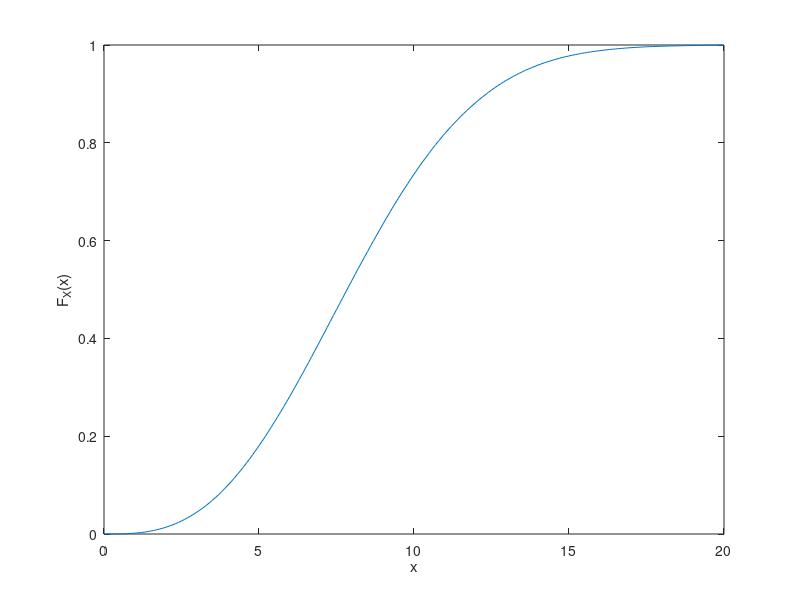
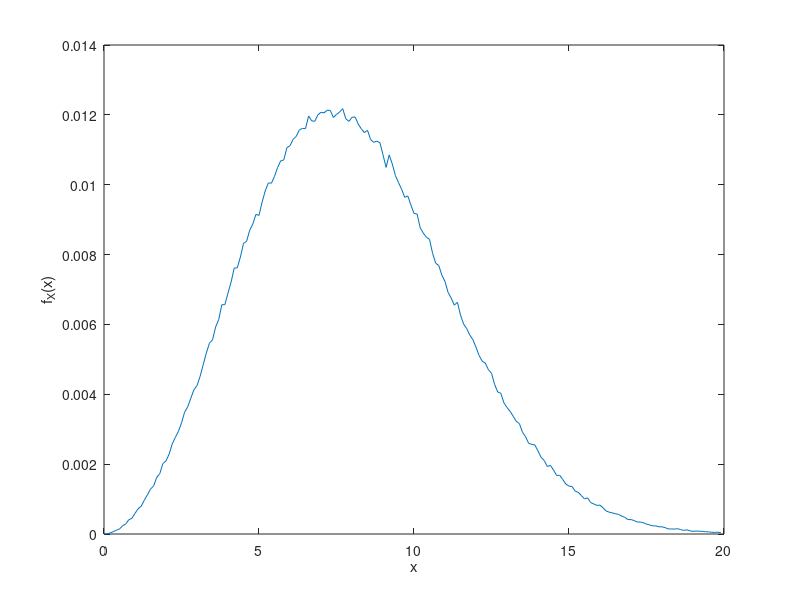

The MATLAB script that drew these images, in order:
%% Problem 7.43
clear; close all; clc;

%% Set up RVs

N=1000000; % Set number of samples
z=[0:0.1:20]; % define variable for horizontal axis
w=randn(3,N).*4 + 3; % generate uniform random samples
W = sqrt(w(1,:).^2 + w(2,:).^2 + w(3,:).^2);
F=zeros(1,length(z)); % initialize CDF estimate
for n=1:N % estimate CDF
F=F+(W(n)<z);
end
F=F/N;

%% Plots
% CDF
figure(1)
plot(z,F) % plot results
xlabel('x'); ylabel('F_X(x)')

% PDF
figure(2)
fx = diff(F);
plot(z(1:end-1),fx)
xlabel('x'); ylabel('f_X(x)')